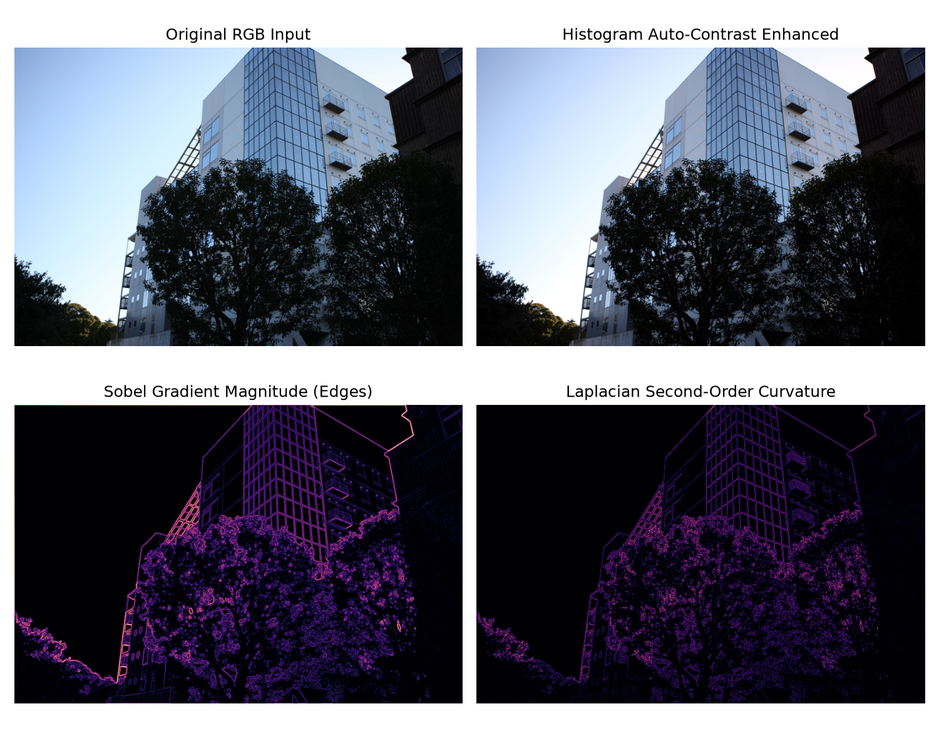
#> input picture enhanced_comparison.png, 939 x 751 px, shrunk from 1500 x 1200 before the run
$ python image_enhancer.py --image enhanced_comparison.png   (older library calls are emulated)
#> lines starting #> are read from the running program, lines starting #| are printed output that depends on the picture; after the words box and inside, x2 and y2 are one past the last pixel; in counts of white or black regions, pixels touching at a corner belong together
"""
image_enhancer.py - Digital Image Processing & Enhancement Framework
Author: Javad Sajadi
Repository: javad-sajadi/image-Processing

Provides modular algorithms for:
  - Contrast stretching and Adaptive Histogram Equalization (CLAHE)
  - Color space conversions (RGB, HSV, LAB, Grayscale)
  - Morphological filtering (Erosion, Dilation, Opening, Closing)
  - Spatial edge detection (Sobel, Laplacian, Canny, Gaussian gradient)
"""

import os
import argparse
import numpy as np
import cv2
import matplotlib.pyplot as plt


def load_image(image_path: str):
    """Loads image from file with validation."""
#> called with image_path = 'enhanced_comparison.png'
    if not os.path.exists(image_path):
        raise FileNotFoundError(f"Image not found: {image_path}")
    bgr = cv2.imread(image_path)
#> bgr is the input picture: shape (751, 939, 3); mean B, G, R 114.6, 102.4, 100.8
    if bgr is None:
        raise ValueError(f"Failed to read image at: {image_path}")
    rgb = cv2.cvtColor(bgr, cv2.COLOR_BGR2RGB)
    return rgb, bgr


def enhance_contrast(rgb_image: np.ndarray) -> np.ndarray:
    """Enhances luminance contrast using CLAHE in LAB color space."""
    lab = cv2.cvtColor(rgb_image, cv2.COLOR_RGB2LAB)
#> lab: shape (751, 939, 3); mean of channels 0, 1, 2 104.3, 130.3, 121.4
    l, a, b = cv2.split(lab)
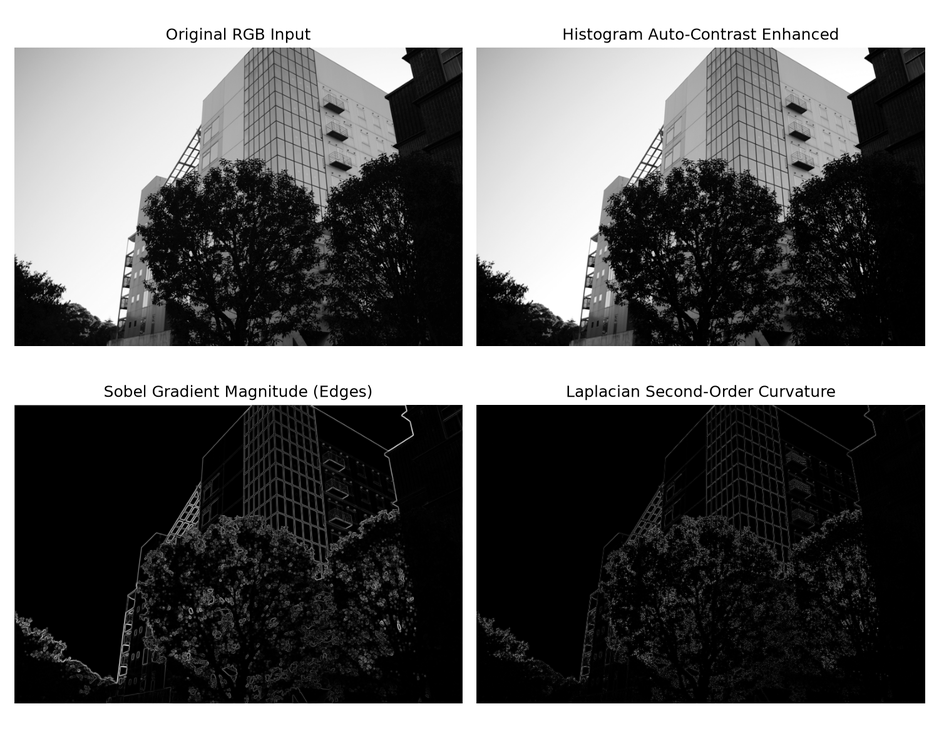
#> l: shape (751, 939); min 0, max 255, mean 104.3
    clahe = cv2.createCLAHE(clipLimit=2.5, tileGridSize=(8, 8))
    cl = clahe.apply(l)
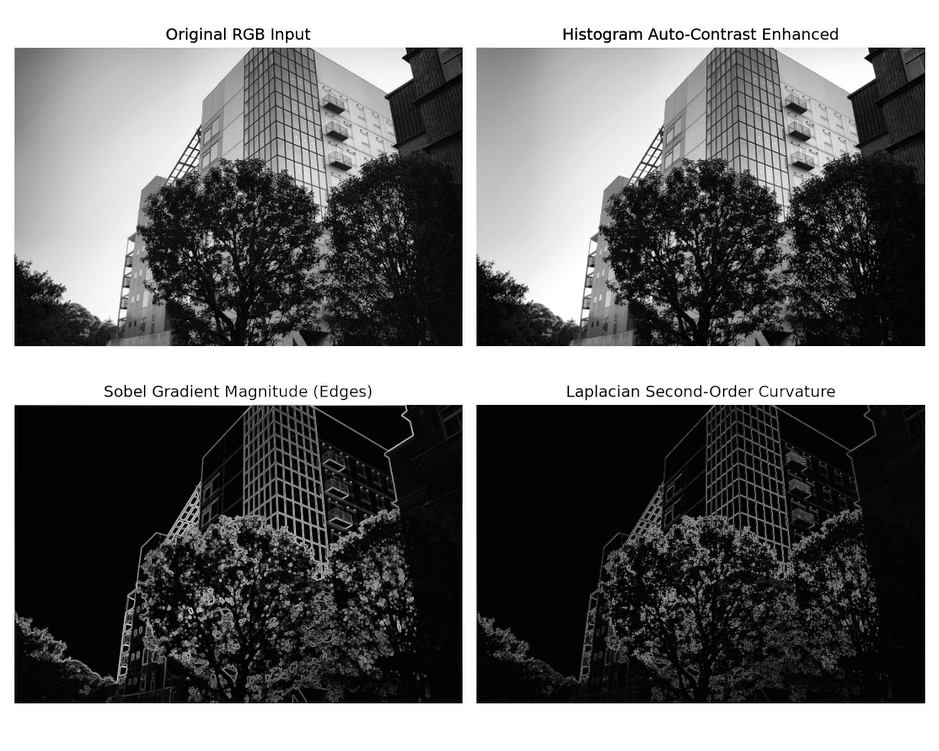
#> cl: shape (751, 939); min 1, max 255, mean 109.9
    merged_lab = cv2.merge((cl, a, b))
#> merged_lab: shape (751, 939, 3); mean of channels 0, 1, 2 109.9, 130.3, 121.4
    return cv2.cvtColor(merged_lab, cv2.COLOR_LAB2RGB)
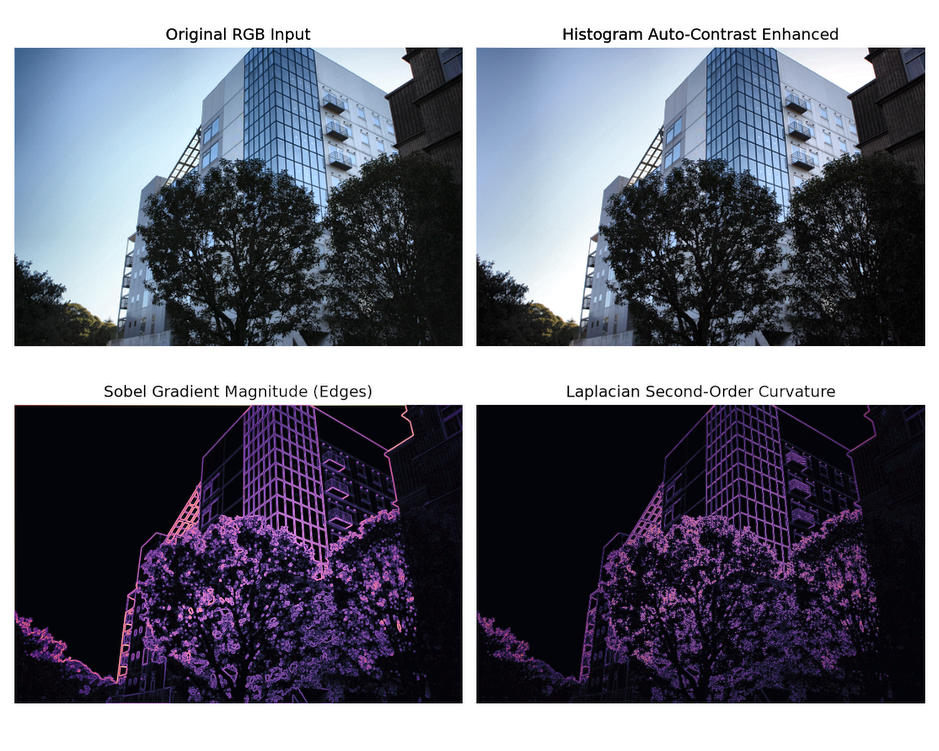
#> returned value: shape (751, 939, 3); mean R, G, B 106.2, 108, 120.2


def detect_edges(rgb_image: np.ndarray, method: str = "canny") -> np.ndarray:
    """Detects spatial image edges via Canny or Sobel operators."""
#> called with method = 'canny'
    gray = cv2.cvtColor(rgb_image, cv2.COLOR_RGB2GRAY)
    blurred = cv2.GaussianBlur(gray, (5, 5), 1.4)
    if method == "sobel":
        grad_x = cv2.Sobel(blurred, cv2.CV_64F, 1, 0, ksize=3)
        grad_y = cv2.Sobel(blurred, cv2.CV_64F, 0, 1, ksize=3)
        magnitude = np.sqrt(grad_x ** 2 + grad_y ** 2)
        edges = np.uint8(np.clip(magnitude / np.max(magnitude) * 255.0, 0, 255))
    else:
        edges = cv2.Canny(blurred, 50, 150)
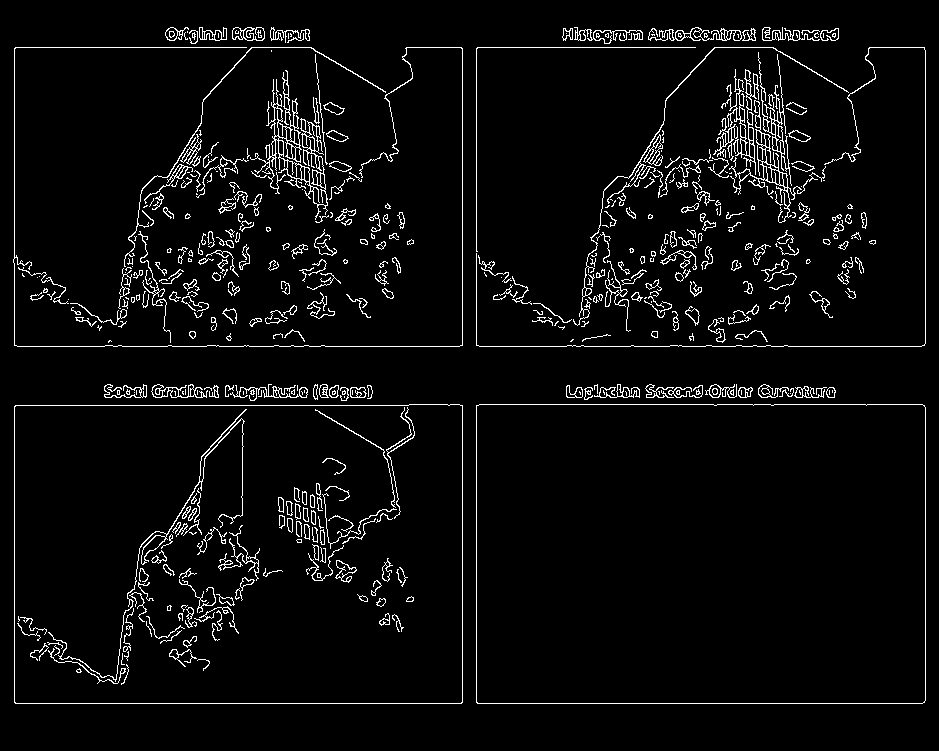
#> edges: shape (751, 939); 4.5% white in thin lines or dots, all inside (x1, y1, x2, y2) = (13, 27, 926, 704)
    return edges


def apply_pipeline(input_image_path: str, output_path: str = "enhanced_comparison.png"):
    """Runs enhancement pipeline and exports visual comparison figure."""
    rgb, _ = load_image(input_image_path)
    enhanced = enhance_contrast(rgb)
    canny = detect_edges(rgb, "canny")
    sobel = detect_edges(rgb, "sobel")
#> call 2 of detect_edges, with method = 'sobel'
#> in detect_edges (call 2), `grad_y = cv2.Sobel(blurred, cv2.CV_64F, 0, 1, ksize=3)`:
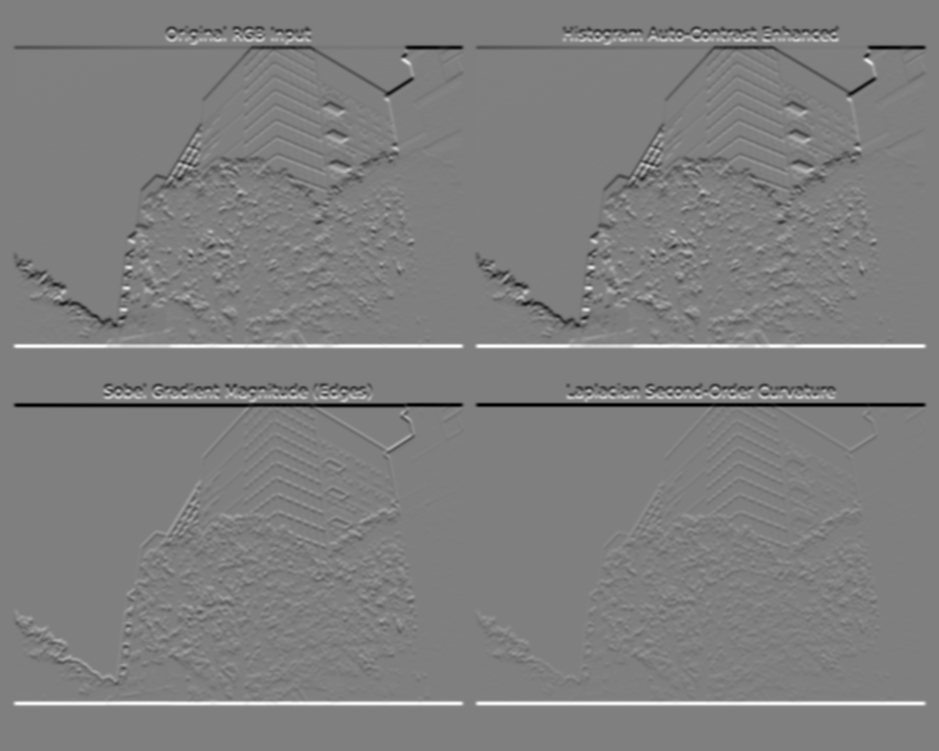
#> grad_y: shape (751, 939) float64; min -556, max 556, mean 0; drawn with min black and max white
#> in detect_edges (call 2), `magnitude = np.sqrt(grad_x ** 2 + grad_y ** 2)`:
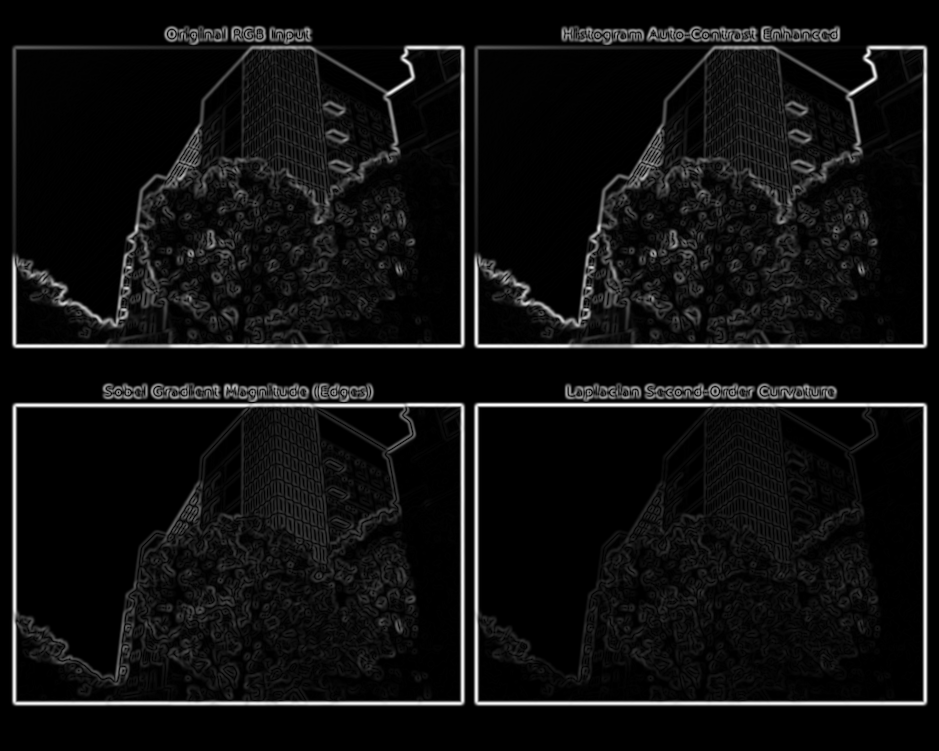
#> magnitude: shape (751, 939) float64; min 0, max 556, mean 36.9; drawn with min black and max white

    fig, axes = plt.subplots(2, 2, figsize=(10, 8))
    axes[0, 0].imshow(rgb)
    axes[0, 0].set_title("Original RGB Input")
    axes[0, 0].axis("off")

    axes[0, 1].imshow(enhanced)
    axes[0, 1].set_title("CLAHE Contrast Enhanced")
    axes[0, 1].axis("off")

    axes[1, 0].imshow(canny, cmap="gray")
    axes[1, 0].set_title("Canny Multi-stage Edge Detector")
    axes[1, 0].axis("off")

    axes[1, 1].imshow(sobel, cmap="magma")
    axes[1, 1].set_title("Sobel Gradient Magnitude")
    axes[1, 1].axis("off")

    plt.tight_layout()
    plt.savefig(output_path, dpi=150)
    print(f"Enhancement comparison saved to: {output_path}")


if __name__ == "__main__":
    parser = argparse.ArgumentParser(description="Digital Image Processing & Enhancement")
    parser.add_argument("--image", type=str, default="image1.jpg", help="Target input image path")
    parser.add_argument("--out", type=str, default="enhanced_comparison.png", help="Output figure path")
    args = parser.parse_args()

    if os.path.exists(args.image):
        apply_pipeline(args.image, args.out)
    else:
        print(f"Target '{args.image}' not found in current directory. Searching for alternate .jpg image...")
        jpgs = [f for f in os.listdir(".") if f.lower().endswith((".jpg", ".png"))]
        if jpgs:
            apply_pipeline(jpgs[0], args.out)
        else:
            print("No images found.")
